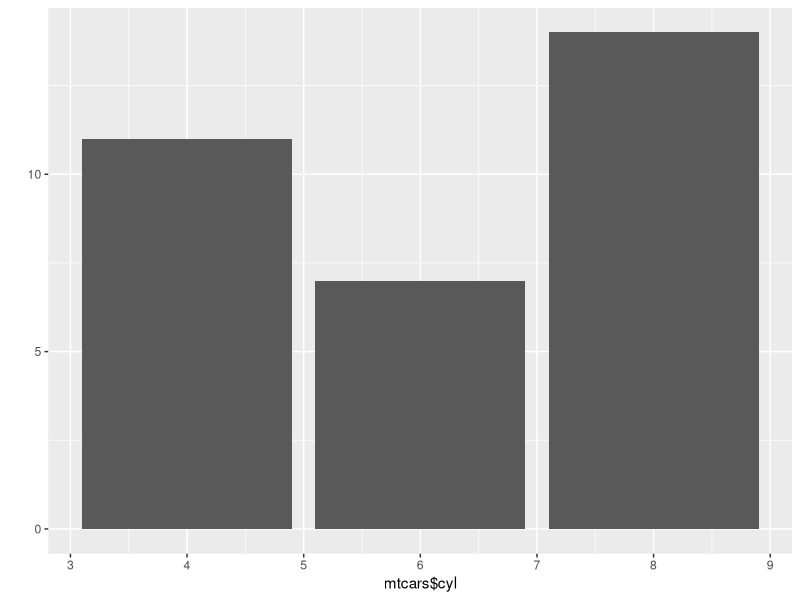
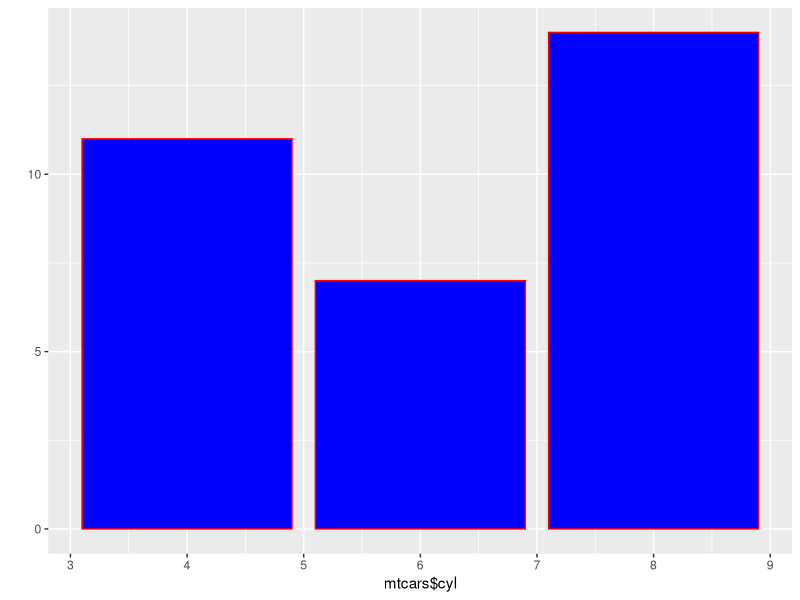
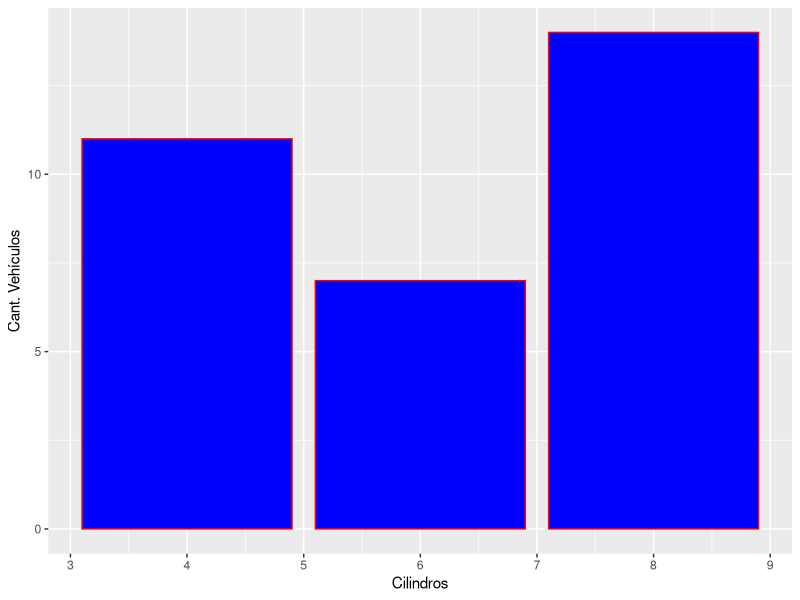
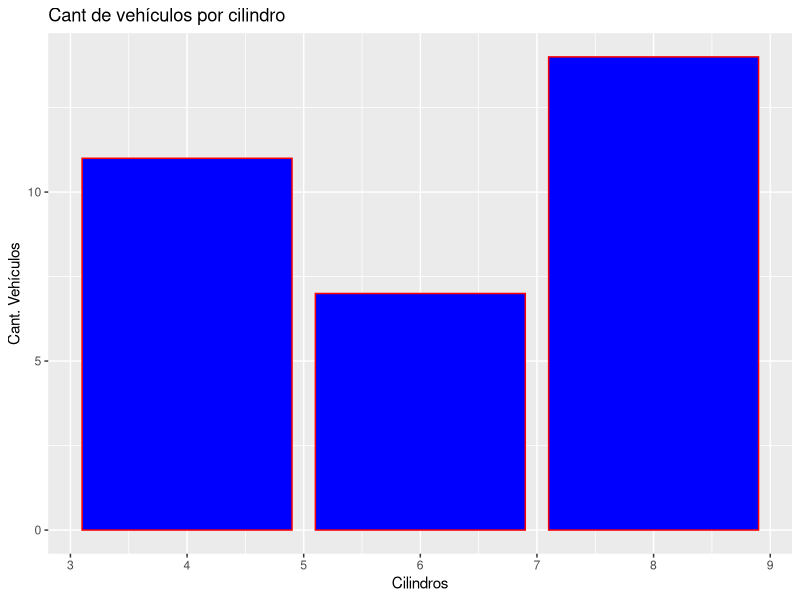

Write the R code that produced these figures, in order.
#instalar la libreria
install.packages("ggplot2")
#importarla
library(ggplot2)
#vamos a usar el dataframe que viene incorporado mtcars
View(mtcars)

#Recordar que existen dos tipos de datos, calidad y cantidad.
#por ejemplo en este Data Frame los datos de calidad son los nombres, 
#ya que setean diferencias entre los diferentes registros
#Otros pueden ser direcciones, colores
#el otro tipo de dato son los datos cuantitativos. Que se pueden
#medir y comparar

qplot (
    mtcars$cyl,
    geom="bar"
  
)

#Podemos cambiar el color de relleno con fill y los bordes
#con colour

qplot (
  mtcars$cyl,
  geom="bar",
  fill=I("blue"),
  colour=I("red")
  
)

#Podemos agregar el nombre de los ejes
#con xlab y ylab

qplot (
  mtcars$cyl,
  geom="bar",
  fill=I("blue"),
  colour=I("red"),
  xlab="Cilindros",
  ylab="Cant. Vehículos"
  
)

#También agregar títulos con main
qplot (
  mtcars$cyl,
  geom="bar",
  fill=I("blue"),
  colour=I("red"),
  xlab="Cilindros",
  ylab="Cant. Vehículos",
  main="Cant de vehículos por cilindro"
)

